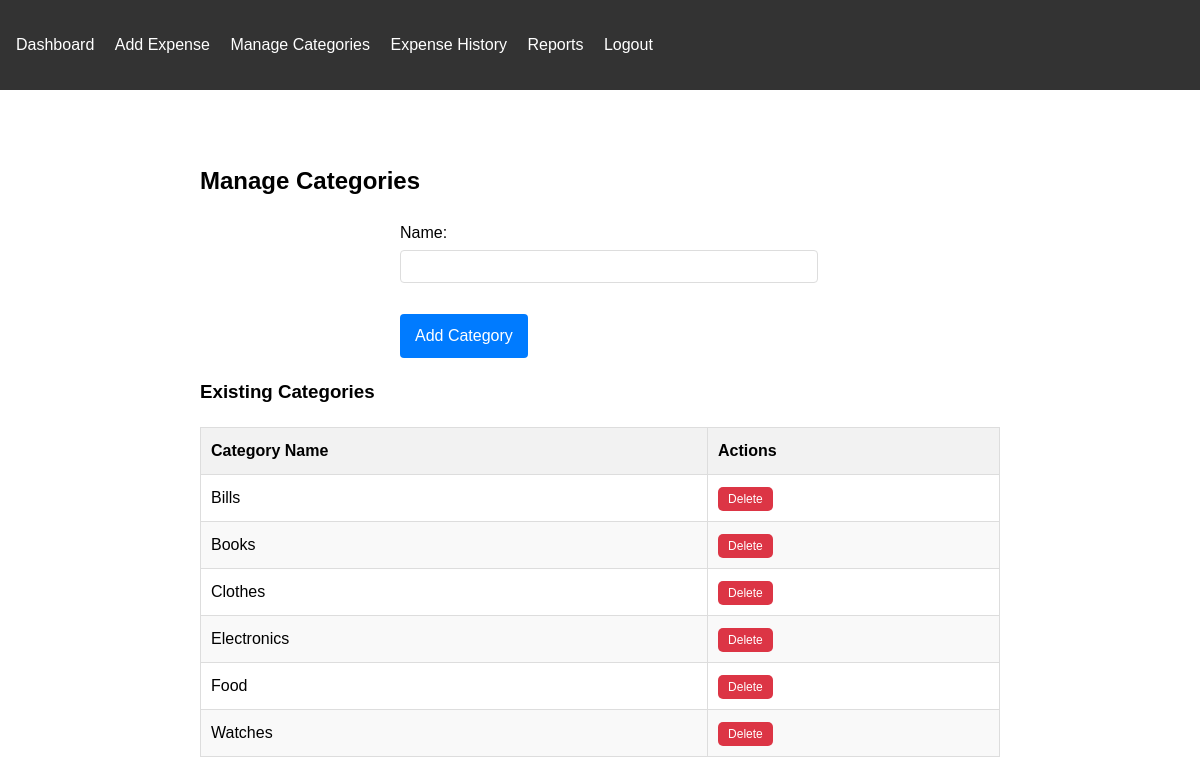
/manage_categories/ (signed in), run on the app's committed database.
### expenses/models.py (models this page shows, shortened)
class Category(models.Model):
    user = models.ForeignKey(User, on_delete=models.CASCADE)
    name = models.CharField(max_length=100)
    class Meta:
        unique_together = ['user', 'name']

### expenses/views.py (the view)
# urls.py: path('manage_categories/', views.manage_categories, name='manage_categories'),
@login_required
def manage_categories(request):
    if request.method == 'POST':
        form = CategoryForm(request.POST)
        if form.is_valid():
            category = form.save(commit=False)
            category.user = request.user
            try:
                category.save()
                messages.success(request, f'Category "{category.name}" added successfully.')
            except ValidationError as e:
                messages.error(request, str(e))
            return redirect('manage_categories')
    else:
        form = CategoryForm()
    categories = Category.objects.filter(user=request.user)
    return render(request, 'expenses/manage_categories.html',
{'form': form, 'categories': categories})

### expenses/forms.py
class CategoryForm(forms.ModelForm):
    class Meta:
        model = Category
        fields = ['name']

### templates/expenses/manage_categories.html (shortened to what this page needs)
{% extends 'base.html' %}
{% block content %}
<div class="container">
    <h2>Manage Categories</h2>
    <form method="post" id="categoryForm">
        <div class="form-group">
            {{ form.name.label_tag }}
            {{ form.name }}
        </div>
        <button type="submit" class="btn btn-primary">Add Category</button>
    </form>
    <h3>Existing Categories</h3>
    <table class="category-table">
        <thead>
            <tr>
                <th>Category Name</th>
                <th>Actions</th>
            </tr>
        </thead>
        <tbody>
            {% for category in categories %}
            <tr>
                <td>{{ category.name }}</td>
                <td>
                    <form method="post" action="{% url 'delete_category' category.id %}" class="delete-form" style="display: inline;">
                        <button type="submit" class="btn btn-small btn-danger">Delete</button>
                    </form>
                </td>
            </tr>
            {% endfor %}
        </tbody>
    </table>
</div>
{% endblock %}

### static/css/styles.css (style rules this page uses)
body { font-family: Arial, sans-serif; line-height: 1.6; margin: 0; padding: 0; }
.btn { display: inline-block; background-color: #333; color: #fff; padding: 0.5rem 1rem; text-decoration: none; border-radius: 5px; }
.btn-small { padding: 0.25rem 0.5rem; font-size: 0.875rem; }
.btn-danger { background-color: #f44336; color: white; }
form { max-width: 400px; margin: 0 auto; }
form input, form select, form textarea { width: 100%; padding: 0.5rem; margin-bottom: 1rem; }
form button { background-color: #333; color: #fff; padding: 0.5rem 1rem; border: none; cursor: pointer; }
.form-group { margin-bottom: 1rem; }
.form-group label { display: block; margin-bottom: 0.5rem; }
.btn-primary { color: #fff; background-color: #007bff; border-color: #007bff; padding: 0.375rem 0.75rem; font-size: 1rem; line-height: 1.5; border-radius: 0.25rem; cursor: pointer; }
.container { max-width: 800px; margin: 0 auto; padding: 20px; }
.category-table { width: 100%; border-collapse: collapse; margin-top: 20px; }
.category-table th, .category-table td { padding: 10px; border: 1px solid #ddd; text-align: left; }
.category-table th { background-color: #f2f2f2; font-weight: bold; }
.category-table tr:nth-child(even) { background-color: #f9f9f9; }
.form-group { margin-bottom: 15px; }
.form-group label { display: block; margin-bottom: 5px; }
.form-group input { width: 100%; padding: 8px; border: 1px solid #ddd; border-radius: 4px; }
.btn-primary { background-color: #007bff; color: white; padding: 10px 15px; border: none; border-radius: 4px; cursor: pointer; }
.btn-small { padding: 5px 10px; font-size: 12px; }
.btn-danger { background-color: #dc3545; color: white; }

### data on the page
Category: name "Bills"
Category: name "Books"
Category: name "Clothes"
Category: name "Electronics"
Category: name "Food"
Category: name "Watches"
